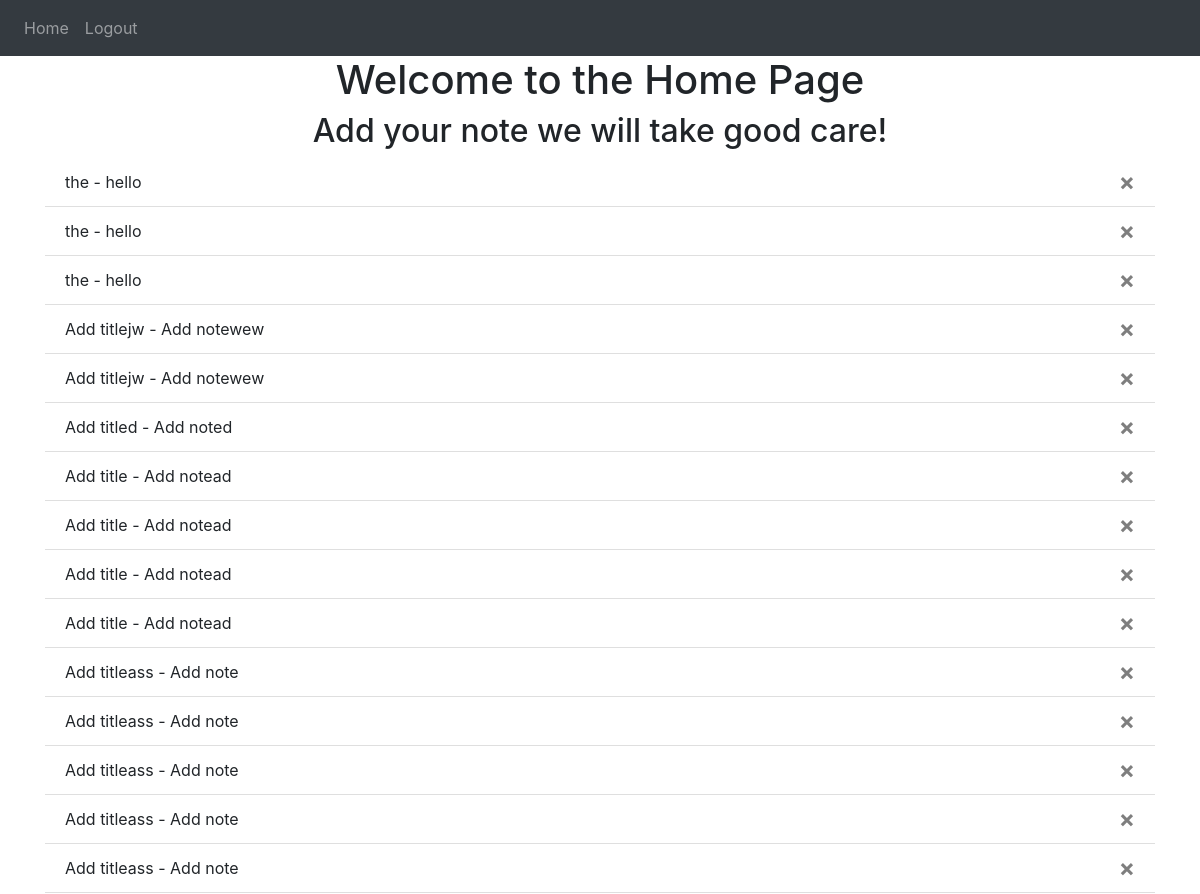
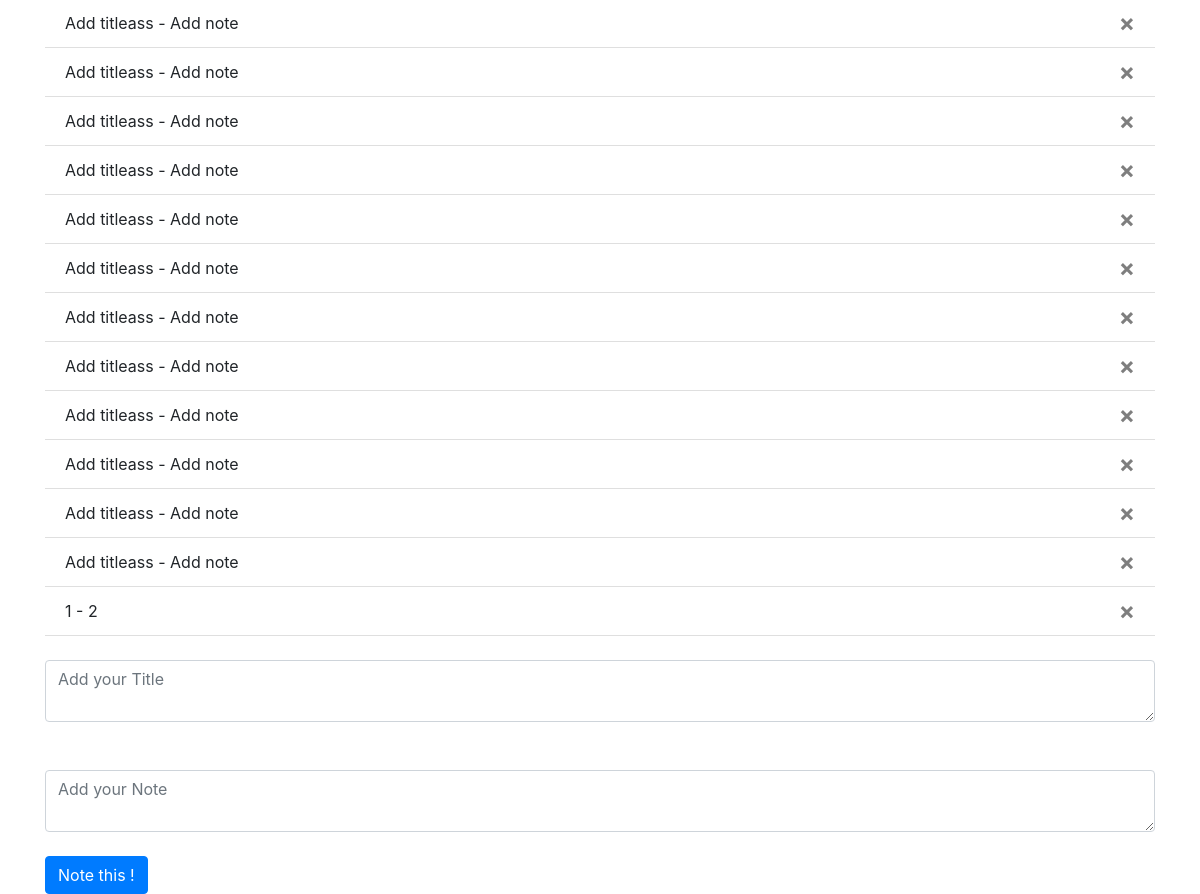
The app's page / (signed in) with its own data (2 pictures, top to bottom).
### website/models.py (models this page shows)
class Note(db.Model):
    id = db.Column(db.Integer, primary_key=True)
    title = db.Column(db.String(150))
    content = db.Column(db.Text, nullable=False)
    date = db.Column(db.DateTime(timezone=True), nullable=False,default=func.now())
    user_id = db.Column(db.Integer, db.ForeignKey('user.id'))

### website/views.py (the view, shortened to what this page needs)
@views.route('/',methods=['GET','POST'])
@login_required
def home():
    notes=Note.query.filter_by(user_id=current_user.id).all()
    return render_template("home.html",user=current_user)

### website/__init__.py (called while the page is built)
def create_app():
    app = Flask(__name__)
    app.config['SECRET_KEY'] = '5791628bb0b13ce0c676dfde280ba245'
    app.config['SQLALCHEMY_DATABASE_URI'] = 'sqlite:///' + DB_NAME
    db.init_app(app)
    from website.views import views
    from website.auth import auth
    app.register_blueprint(views,url_prefix='/')
    app.register_blueprint(auth,url_prefix='/')
    from .models import User,Note
    create_db(app)
    login_manager = LoginManager()
    login_manager.login_view = 'auth.login'   #redirect to login page if not logged in
    login_manager.init_app(app)
    @login_manager.user_loader
    def load_user(id):
        return User.query.get(int(id))   #get user from database
    return app

### website/templates/home.html
{% extends "base.html"%} {% block title %}Home{% endblock %}
{% block content %}
<h1 align="center">Welcome to the Home Page</h1>
<h2 align="center">Add your note we will take good care!</h2>
<ul class="list-group list-group-flush" id="notes">
    {%for note in user.notes %}
        <li class="list-group-item">{{note.title}} - {{note.content}}
            <button type="button" class="close" onclick="deleteNote({{note.id}})">
            <span aria-hidden="true">&times;</span>
        </button>
        </li>
    {%endfor%}
</ul>
<form method="Post">
    <br>
    <textarea name="text" id="text" class="form-control" placeholder="Add your Title" ></textarea>
    <br>
    <br>
    <textarea name="note" id="note" class="form-control" placeholder="Add your Note"></textarea>
    <div align="left">
        <br>
        <button type="submit" class="btn btn-primary">Note this !</button>
    </div>
</form>
{% endblock %}

### website/templates/base.html (shortened to what this page needs)
<!DOCTYPE html>
<html lang="en">
<head>
    <link
    rel="stylesheet"
    href="https://stackpath.bootstrapcdn.com/bootstrap/4.4.1/css/bootstrap.min.css"
  />
  <link
    rel="stylesheet"
    href="https://stackpath.bootstrapcdn.com/font-awesome/4.7.0/css/font-awesome.min.css"
  />
</head>
<body>
    <nav class="navbar navbar-expand-lg navbar-dark bg-dark">
    <div class="collapse navbar-collapse " id="navbar">
      <div class="navbar-nav">
        {%if user.is_authenticated%}
        <a class="nav-item nav-link" id="home" href="/">Home</a>
        <a class="nav-item nav-link" id="logout" href="/logout">Logout</a>
        {%else%}
        <a class="nav-item nav-link" id="login" href="/login">Login</a>
        <a class="nav-item nav-link" id="signUp" href="/sign-up">Sign Up</a>
        {%endif%}
      </div>
    </div>
    </nav>
    <div class="container">
        {% block content %}
        {% endblock %}
    </div>
</body>
</html>

### records on screen
Note: title "the", content "hello"
Note: title "the", content "hello"
Note: title "the", content "hello"
Note: title "Add titlejw", content "Add notewew"
Note: title "Add titlejw", content "Add notewew"
Note: title "Add titled", content "Add noted"
Note: title "Add title", content "Add notead"
Note: title "Add title", content "Add notead"
Note: title "Add title", content "Add notead"
Note: title "Add title", content "Add notead"
Note: title "Add titleass", content "Add note"
Note: title "Add titleass", content "Add note"
Note: title "Add titleass", content "Add note"
Note: title "Add titleass", content "Add note"
Note: title "Add titleass", content "Add note"
Note: title "Add titleass", content "Add note"
Note: title "Add titleass", content "Add note"
Note: title "Add titleass", content "Add note"
Note: title "Add titleass", content "Add note"
Note: title "Add titleass", content "Add note"
Note: title "Add titleass", content "Add note"
Note: title "Add titleass", content "Add note"
Note: title "Add titleass", content "Add note"
Note: title "Add titleass", content "Add note"
Note: title "Add titleass", content "Add note"
Note: title "Add titleass", content "Add note"
Note: title "Add titleass", content "Add note"
Note: title "1", content "2"
